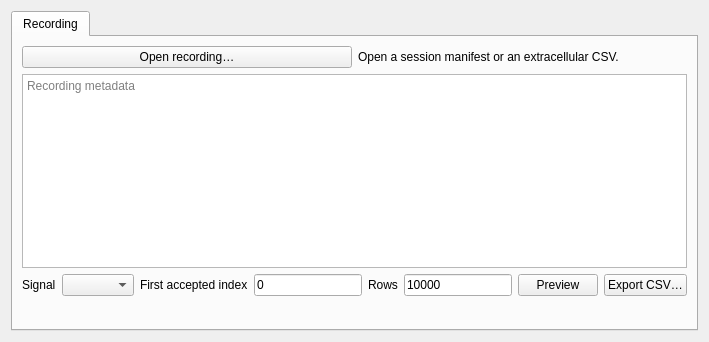
<?xml version="1.0" encoding="UTF-8"?>
<ui version="4.0">
 <class>ExtracellularRecording</class>
 <widget class="QWidget" name="ExtracellularRecording">
  <layout class="QVBoxLayout" name="rootLayout">
   <item>
    <widget class="QTabWidget" name="tabs">
     <widget class="QWidget" name="recording">
      <attribute name="title"><string>Recording</string></attribute>
      <layout class="QVBoxLayout" name="recordingLayout">
       <item>
        <layout class="QHBoxLayout" name="openLayout">
         <item><widget class="QPushButton" name="openButton"><property name="text"><string>Open recording…</string></property></widget></item>
         <item><widget class="QLabel" name="statusLabel">
          <property name="text"><string>Open a session manifest or an extracellular CSV.</string></property>
          <property name="wordWrap"><bool>true</bool></property>
          <property name="textFormat"><enum>Qt::TextFormat::PlainText</enum></property>
          <property name="textInteractionFlags"><set>Qt::TextInteractionFlag::TextSelectableByMouse</set></property>
         </widget></item>
        </layout>
       </item>
       <item><widget class="QPlainTextEdit" name="metadata">
        <property name="readOnly"><bool>true</bool></property>
        <property name="maximumHeight"><number>155</number></property>
        <property name="placeholderText"><string>Recording metadata</string></property>
       </widget></item>
       <item>
        <layout class="QHBoxLayout" name="intervalLayout">
         <item><widget class="QLabel" name="stageLabel">
          <property name="text"><string>Signal</string></property>
          <property name="buddy"><cstring>stageCombo</cstring></property>
         </widget></item>
         <item><widget class="QComboBox" name="stageCombo"/></item>
         <item><widget class="QLabel" name="indexLabel">
          <property name="text"><string>First accepted index</string></property>
          <property name="buddy"><cstring>indexEdit</cstring></property>
         </widget></item>
         <item><widget class="QLineEdit" name="indexEdit"><property name="text"><string notr="true">0</string></property></widget></item>
         <item><widget class="QLabel" name="countLabel">
          <property name="text"><string>Rows</string></property>
          <property name="buddy"><cstring>countEdit</cstring></property>
         </widget></item>
         <item><widget class="QLineEdit" name="countEdit"><property name="text"><string notr="true">10000</string></property></widget></item>
         <item><widget class="QPushButton" name="previewButton"><property name="text"><string>Preview</string></property></widget></item>
         <item><widget class="QPushButton" name="exportButton"><property name="text"><string>Export CSV…</string></property></widget></item>
        </layout>
       </item>
       <item>
        <widget class="QWidget" name="plotHost">
         <layout class="QVBoxLayout" name="plotLayout">
          <property name="leftMargin"><number>0</number></property>
          <property name="rightMargin"><number>0</number></property>
         </layout>
        </widget>
       </item>
      </layout>
     </widget>
    </widget>
   </item>
  </layout>
 </widget>
 <resources/>
 <connections/>
</ui>
